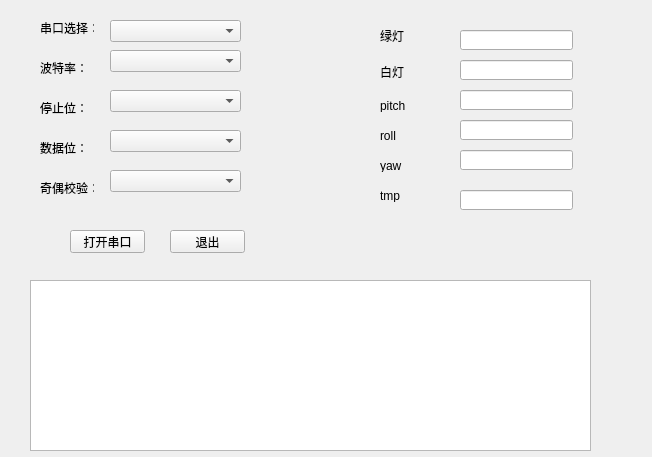
<?xml version="1.0" encoding="UTF-8"?>
<ui version="4.0">
 <class>Widget</class>
 <widget class="QWidget" name="Widget">
  <property name="geometry">
   <rect>
    <x>0</x>
    <y>0</y>
    <width>652</width>
    <height>457</height>
   </rect>
  </property>
  <property name="windowTitle">
   <string>串口助手</string>
  </property>
  <widget class="QLabel" name="label">
   <property name="geometry">
    <rect>
     <x>40</x>
     <y>20</y>
     <width>54</width>
     <height>16</height>
    </rect>
   </property>
   <property name="text">
    <string>串口选择：</string>
   </property>
  </widget>
  <widget class="QLabel" name="label_2">
   <property name="geometry">
    <rect>
     <x>40</x>
     <y>60</y>
     <width>54</width>
     <height>16</height>
    </rect>
   </property>
   <property name="text">
    <string>波特率：</string>
   </property>
  </widget>
  <widget class="QLabel" name="label_3">
   <property name="geometry">
    <rect>
     <x>40</x>
     <y>100</y>
     <width>54</width>
     <height>16</height>
    </rect>
   </property>
   <property name="text">
    <string>停止位：</string>
   </property>
  </widget>
  <widget class="QLabel" name="label_4">
   <property name="geometry">
    <rect>
     <x>40</x>
     <y>140</y>
     <width>54</width>
     <height>16</height>
    </rect>
   </property>
   <property name="text">
    <string>数据位：</string>
   </property>
  </widget>
  <widget class="QLabel" name="label_5">
   <property name="geometry">
    <rect>
     <x>40</x>
     <y>180</y>
     <width>54</width>
     <height>16</height>
    </rect>
   </property>
   <property name="text">
    <string>奇偶校验：</string>
   </property>
  </widget>
  <widget class="QComboBox" name="cbx_port_choose">
   <property name="geometry">
    <rect>
     <x>110</x>
     <y>20</y>
     <width>131</width>
     <height>22</height>
    </rect>
   </property>
  </widget>
  <widget class="QComboBox" name="cbx_boud">
   <property name="geometry">
    <rect>
     <x>110</x>
     <y>50</y>
     <width>131</width>
     <height>22</height>
    </rect>
   </property>
  </widget>
  <widget class="QComboBox" name="cbx_stop_bits">
   <property name="geometry">
    <rect>
     <x>110</x>
     <y>90</y>
     <width>131</width>
     <height>22</height>
    </rect>
   </property>
  </widget>
  <widget class="QComboBox" name="cbx_data_bits">
   <property name="geometry">
    <rect>
     <x>110</x>
     <y>130</y>
     <width>131</width>
     <height>22</height>
    </rect>
   </property>
  </widget>
  <widget class="QComboBox" name="cbx_parity_check">
   <property name="geometry">
    <rect>
     <x>110</x>
     <y>170</y>
     <width>131</width>
     <height>22</height>
    </rect>
   </property>
  </widget>
  <widget class="QPushButton" name="btn_open_port">
   <property name="geometry">
    <rect>
     <x>70</x>
     <y>230</y>
     <width>75</width>
     <height>23</height>
    </rect>
   </property>
   <property name="text">
    <string>打开串口</string>
   </property>
  </widget>
  <widget class="QLineEdit" name="led_green_led">
   <property name="geometry">
    <rect>
     <x>460</x>
     <y>30</y>
     <width>113</width>
     <height>20</height>
    </rect>
   </property>
  </widget>
  <widget class="QLineEdit" name="led_white_led">
   <property name="geometry">
    <rect>
     <x>460</x>
     <y>60</y>
     <width>113</width>
     <height>20</height>
    </rect>
   </property>
  </widget>
  <widget class="QLineEdit" name="led_pitch">
   <property name="geometry">
    <rect>
     <x>460</x>
     <y>90</y>
     <width>113</width>
     <height>20</height>
    </rect>
   </property>
  </widget>
  <widget class="QLineEdit" name="led_roll">
   <property name="geometry">
    <rect>
     <x>460</x>
     <y>120</y>
     <width>113</width>
     <height>20</height>
    </rect>
   </property>
  </widget>
  <widget class="QLineEdit" name="led_yaw">
   <property name="geometry">
    <rect>
     <x>460</x>
     <y>150</y>
     <width>113</width>
     <height>20</height>
    </rect>
   </property>
  </widget>
  <widget class="QLineEdit" name="led_temp">
   <property name="geometry">
    <rect>
     <x>460</x>
     <y>190</y>
     <width>113</width>
     <height>20</height>
    </rect>
   </property>
  </widget>
  <widget class="QLabel" name="label_6">
   <property name="geometry">
    <rect>
     <x>380</x>
     <y>30</y>
     <width>54</width>
     <height>12</height>
    </rect>
   </property>
   <property name="text">
    <string>绿灯</string>
   </property>
  </widget>
  <widget class="QLabel" name="label_7">
   <property name="geometry">
    <rect>
     <x>380</x>
     <y>62</y>
     <width>54</width>
     <height>20</height>
    </rect>
   </property>
   <property name="text">
    <string>白灯</string>
   </property>
  </widget>
  <widget class="QLabel" name="label_8">
   <property name="geometry">
    <rect>
     <x>380</x>
     <y>100</y>
     <width>54</width>
     <height>12</height>
    </rect>
   </property>
   <property name="text">
    <string>pitch</string>
   </property>
  </widget>
  <widget class="QLabel" name="label_9">
   <property name="geometry">
    <rect>
     <x>380</x>
     <y>130</y>
     <width>54</width>
     <height>12</height>
    </rect>
   </property>
   <property name="text">
    <string>roll</string>
   </property>
  </widget>
  <widget class="QLabel" name="label_10">
   <property name="geometry">
    <rect>
     <x>380</x>
     <y>160</y>
     <width>54</width>
     <height>12</height>
    </rect>
   </property>
   <property name="text">
    <string>yaw</string>
   </property>
  </widget>
  <widget class="QLabel" name="label_11">
   <property name="geometry">
    <rect>
     <x>380</x>
     <y>190</y>
     <width>54</width>
     <height>12</height>
    </rect>
   </property>
   <property name="text">
    <string>tmp</string>
   </property>
  </widget>
  <widget class="QPushButton" name="btn_exit">
   <property name="geometry">
    <rect>
     <x>170</x>
     <y>230</y>
     <width>75</width>
     <height>23</height>
    </rect>
   </property>
   <property name="text">
    <string>退出</string>
   </property>
  </widget>
  <widget class="QTextEdit" name="ted_show">
   <property name="geometry">
    <rect>
     <x>30</x>
     <y>280</y>
     <width>561</width>
     <height>171</height>
    </rect>
   </property>
  </widget>
 </widget>
 <resources/>
 <connections/>
</ui>
